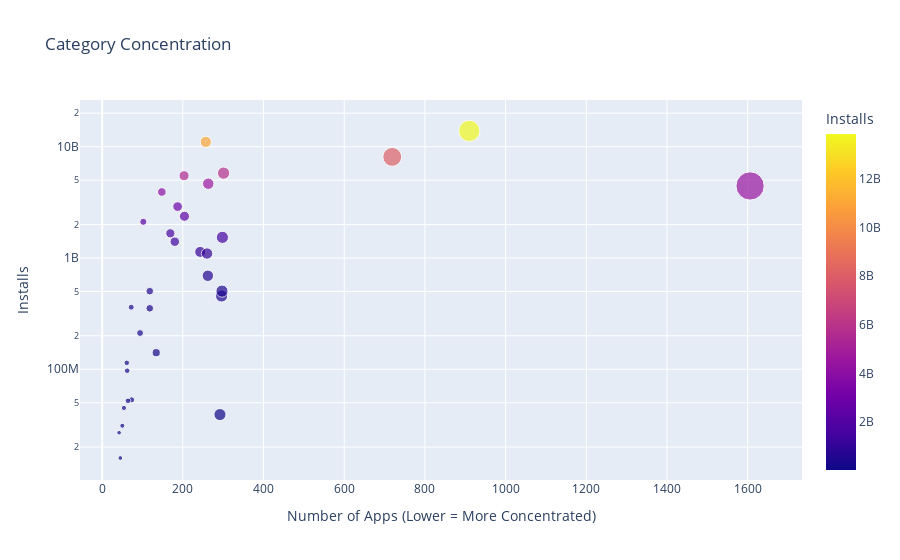

Here is the notebook cell this chart was saved with:
### Markdown cell above
### Category Concentration - Downloads vs. Competition

**Challenge**: 
* First, create a DataFrame that has the number of apps in one column and the number of installs in another:

<img src=https://imgur.com/uQRSlXi.png width="350">

* Then use the [plotly express examples from the documentation](https://plotly.com/python/line-and-scatter/) alongside the [.scatter() API reference](https://plotly.com/python-api-reference/generated/plotly.express.scatter.html)to create scatter plot that looks like this. 

<img src=https://imgur.com/cHsqh6a.png>

*Hint*: Use the size, hover_name and color parameters in .scatter(). To scale the yaxis, call .update_layout() and specify that the yaxis should be on a log-scale like so: yaxis=dict(type='log')

### Code cell
cat_number = df_apps_clean.groupby(by="Category").agg({"App":pd.Series.count})
cat_merged_df = pd.merge(cat_number, category_installs, on="Category", how="inner")
print(f"Dataframe dimensions are: {cat_merged_df.shape}")
cat_merged_df.sort_values("Installs", ascending=False)

scatter = px.scatter(
    cat_merged_df,
    x="App",
    y="Installs",
    title="Category Concentration",
    size="App",
    hover_name=cat_merged_df.index,
    color="Installs"
)

scatter.update_layout(
    xaxis_title="Number of Apps (Lower = More Concentrated)",
    yaxis_title="Installs",
    yaxis=dict(type="log")
)

### Figure 1 — Plotly figure (JSON) as saved in the notebook; plotly's stock layout.template omitted (floating-point values rounded to 4 significant figures)
{"data": [{"hovertemplate": "<b>%{hovertext}</b><br><br>App=%{marker.size}<br>Installs=%{marker.color}<extra></extra>", "hovertext": ["ART_AND_DESIGN", "AUTO_AND_VEHICLES", "BEAUTY", "BOOKS_AND_REFERENCE", "BUSINESS", "COMICS", "COMMUNICATION", "DATING", "EDUCATION", "ENTERTAINMENT", "EVENTS", "FAMILY", "FINANCE", "FOOD_AND_DRINK", "GAME", "HEALTH_AND_FITNESS", "HOUSE_AND_HOME", "LIBRARIES_AND_DEMO", "LIFESTYLE", "MAPS_AND_NAVIGATION", "MEDICAL", "NEWS_AND_MAGAZINES", "PARENTING", "PERSONALIZATION", "PHOTOGRAPHY", "PRODUCTIVITY", "SHOPPING", "SOCIAL", "SPORTS", "TOOLS", "TRAVEL_AND_LOCAL", "VIDEO_PLAYERS", "WEATHER"], "legendgroup": "", "marker": {"color": [114233100, 53129800, 26916200, 1665791655, 692018120, 44931100, 11039241530, 140912410, 352852000, 2113660000, 15949410, 4437554490, 455249400, 211677750, 13858762717, 1134006220, 97082000, 52083000, 503611120, 503267560, 39162676, 2369110650, 31116110, 1532352930, 4649143130, 5788070180, 1400331540, 5487841475, 1096431465, 8099724500, 2894859300, 3916897200, 361096500], "coloraxis": "coloraxis", "size": [61, 73, 42, 169, 262, 54, 257, 134, 118, 102, 45, 1606, 296, 94, 910, 243, 62, 64, 297, 118, 292, 204, 50, 298, 263, 301, 180, 203, 260, 719, 187, 148, 72], "sizemode": "area", "sizeref": 4.015, "symbol": "circle"}, "mode": "markers", "name": "", "orientation": "v", "showlegend": false, "type": "scatter", "x": [61, 73, 42, 169, 262, 54, 257, 134, 118, 102, 45, 1606, 296, 94, 910, 243, 62, 64, 297, 118, 292, 204, 50, 298, 263, 301, 180, 203, 260, 719, 187, 148, 72], "xaxis": "x", "y": [114233100, 53129800, 26916200, 1665791655, 692018120, 44931100, 11039241530, 140912410, 352852000, 2113660000, 15949410, 4437554490, 455249400, 211677750, 13858762717, 1134006220, 97082000, 52083000, 503611120, 503267560, 39162676, 2369110650, 31116110, 1532352930, 4649143130, 5788070180, 1400331540, 5487841475, 1096431465, 8099724500, 2894859300, 3916897200, 361096500], "yaxis": "y"}], "layout": {"coloraxis": {"colorbar": {"title": {"text": "Installs"}}, "colorscale": [[0, "#0d0887"], [0.1111, "#46039f"], [0.2222, "#7201a8"], [0.3333, "#9c179e"], [0.4444, "#bd3786"], [0.5556, "#d8576b"], [0.6667, "#ed7953"], [0.7778, "#fb9f3a"], [0.8889, "#fdca26"], [1, "#f0f921"]]}, "legend": {"itemsizing": "constant", "tracegroupgap": 0}, "title": {"text": "Category Concentration"}, "xaxis": {"anchor": "y", "domain": [0, 1], "title": {"text": "Number of Apps (Lower = More Concentrated)"}}, "yaxis": {"anchor": "x", "domain": [0, 1], "title": {"text": "Installs"}, "type": "log"}}}
